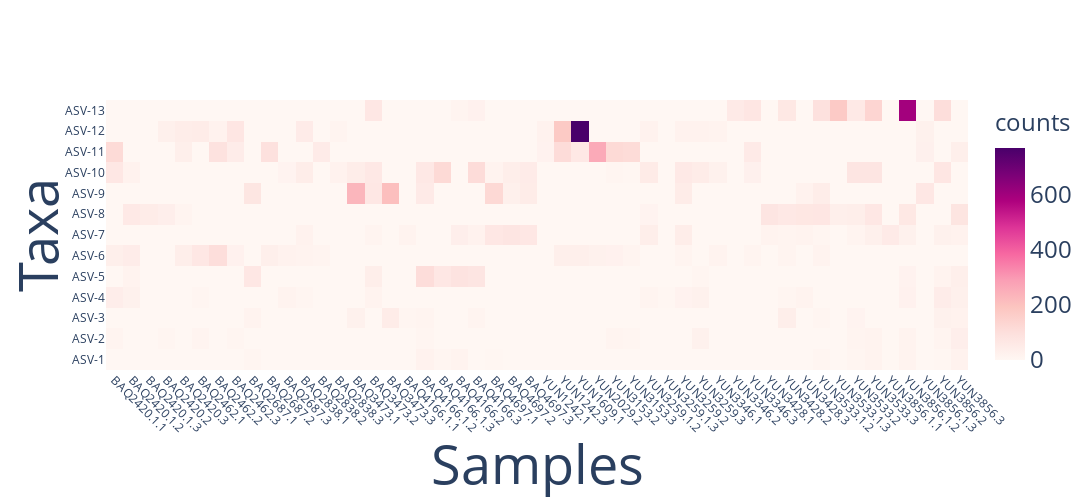
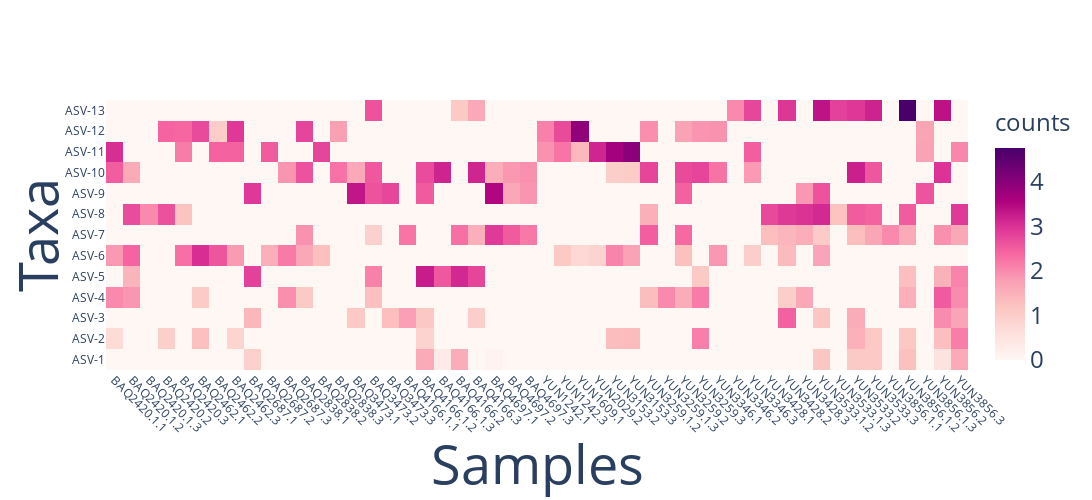

Here is the notebook cell these charts were saved with, in order:
### Code cell
# plot original raw data
filtered_counts = pd.read_csv("data/filtered_counts.csv", index_col=0)
fig_X = plotly_heatmap(z=filtered_counts, x=filtered_counts.columns, y=filtered_counts.index, x_label='Samples', y_label ='Taxa', width=1400, height=500)
fig_X.show()
fig_X.write_image("plots/acm_raw.pdf")
fig_X.write_image("plots/acm_raw.png")
fig_X.write_image("plots/acm_raw.svg")

# plot 'mclr-transformed data
mclr = pd.read_csv("data/mclr_counts.csv", index_col=0)
fig_mclr = plotly_heatmap(z=mclr, x=mclr.columns, y=mclr.index, x_label='Samples', y_label ='Taxa', width=1400, height=500)
fig_mclr.show()
fig_mclr.write_image("plots/acm_mclr.pdf")
fig_mclr.write_image("plots/acm_mclr.png")
fig_mclr.write_image("plots/acm_mclr.svg")

### Figure 1 — Plotly figure (JSON) as saved in the notebook; plotly's stock layout.template omitted (floating-point values rounded to 4 significant figures; data arrays with more than 128 entries replaced by an {"elided": "..."} marker saying what was removed)
{"data": [{"colorbar": {"tickfont": {"size": 24}, "title": {"font": {"size": 24}, "side": "top", "text": "counts"}}, "colorscale": [[0, "rgb(255,247,243)"], [0.125, "rgb(253,224,221)"], [0.25, "rgb(252,197,192)"], [0.375, "rgb(250,159,181)"], [0.5, "rgb(247,104,161)"], [0.625, "rgb(221,52,151)"], [0.75, "rgb(174,1,126)"], [0.875, "rgb(122,1,119)"], [1, "rgb(73,0,106)"]], "type": "heatmap", "x": ["BAQ2420.1.1", "BAQ2420.1.2", "BAQ2420.1.3", "BAQ2420.2", "BAQ2420.3", "BAQ2462.1", "BAQ2462.2", "BAQ2462.3", "BAQ2687.1", "BAQ2687.2", "BAQ2687.3", "BAQ2838.1", "BAQ2838.2", "BAQ2838.3", "BAQ3473.1", "BAQ3473.2", "BAQ3473.3", "BAQ4166.1.1", "BAQ4166.1.2", "BAQ4166.1.3", "BAQ4166.2", "BAQ4166.3", "BAQ4697.1", "BAQ4697.2", "BAQ4697.3", "YUN1242.1", "YUN1242.3", "YUN1609.1", "YUN2029.2", "YUN3153.2", "YUN3153.3", "YUN3259.1.2", "YUN3259.1.3", "YUN3259.2", "YUN3259.3", "YUN3346.1", "YUN3346.2", "YUN3346.3", "YUN3428.1", "YUN3428.2", "YUN3428.3", "YUN3533.1.2", "YUN3533.1.3", "YUN3533.2", "YUN3533.3", "YUN3856.1.1", "YUN3856.1.2", "YUN3856.1.3", "YUN3856.2", "YUN3856.3"], "y": ["ASV-1", "ASV-2", "ASV-3", "ASV-4", "ASV-5", "ASV-6", "ASV-7", "ASV-8", "ASV-9", "ASV-10", "ASV-11", "ASV-12", "ASV-13"], "z": {"elided": "13x50 int values"}}], "layout": {"height": 500, "width": 1400, "xaxis": {"autorange": true, "range": [-0.5, 49.5], "tickangle": 45, "title": {"font": {"size": 54}, "text": "Samples"}, "type": "category"}, "yaxis": {"autorange": true, "range": [-0.5, 12.5], "title": {"font": {"size": 54}, "text": "Taxa"}, "type": "category"}}}

### Figure 2 — Plotly figure (JSON) as saved in the notebook; plotly's stock layout.template omitted (floating-point values rounded to 4 significant figures; data arrays with more than 128 entries replaced by an {"elided": "..."} marker saying what was removed)
{"data": [{"colorbar": {"tickfont": {"size": 24}, "title": {"font": {"size": 24}, "side": "top", "text": "counts"}}, "colorscale": [[0, "rgb(255,247,243)"], [0.125, "rgb(253,224,221)"], [0.25, "rgb(252,197,192)"], [0.375, "rgb(250,159,181)"], [0.5, "rgb(247,104,161)"], [0.625, "rgb(221,52,151)"], [0.75, "rgb(174,1,126)"], [0.875, "rgb(122,1,119)"], [1, "rgb(73,0,106)"]], "type": "heatmap", "x": ["BAQ2420.1.1", "BAQ2420.1.2", "BAQ2420.1.3", "BAQ2420.2", "BAQ2420.3", "BAQ2462.1", "BAQ2462.2", "BAQ2462.3", "BAQ2687.1", "BAQ2687.2", "BAQ2687.3", "BAQ2838.1", "BAQ2838.2", "BAQ2838.3", "BAQ3473.1", "BAQ3473.2", "BAQ3473.3", "BAQ4166.1.1", "BAQ4166.1.2", "BAQ4166.1.3", "BAQ4166.2", "BAQ4166.3", "BAQ4697.1", "BAQ4697.2", "BAQ4697.3", "YUN1242.1", "YUN1242.3", "YUN1609.1", "YUN2029.2", "YUN3153.2", "YUN3153.3", "YUN3259.1.2", "YUN3259.1.3", "YUN3259.2", "YUN3259.3", "YUN3346.1", "YUN3346.2", "YUN3346.3", "YUN3428.1", "YUN3428.2", "YUN3428.3", "YUN3533.1.2", "YUN3533.1.3", "YUN3533.2", "YUN3533.3", "YUN3856.1.1", "YUN3856.1.2", "YUN3856.1.3", "YUN3856.2", "YUN3856.3"], "y": ["ASV-1", "ASV-2", "ASV-3", "ASV-4", "ASV-5", "ASV-6", "ASV-7", "ASV-8", "ASV-9", "ASV-10", "ASV-11", "ASV-12", "ASV-13"], "z": {"elided": "13x50 float values"}}], "layout": {"height": 500, "width": 1400, "xaxis": {"autorange": true, "range": [-0.5, 49.5], "tickangle": 45, "title": {"font": {"size": 54}, "text": "Samples"}, "type": "category"}, "yaxis": {"autorange": true, "range": [-0.5, 12.5], "title": {"font": {"size": 54}, "text": "Taxa"}, "type": "category"}}}
